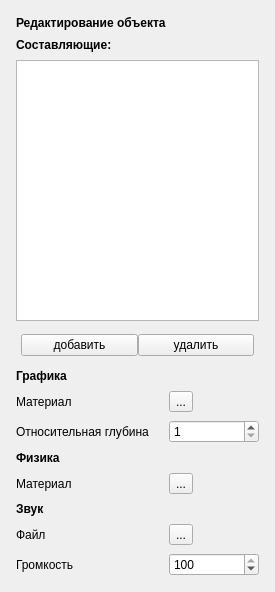
<?xml version="1.0" encoding="UTF-8"?>
<ui version="4.0">
 <class>GraphicPrimitiveEditor</class>
 <widget class="QWidget" name="GraphicPrimitiveEditor">
  <property name="geometry">
   <rect>
    <x>0</x>
    <y>0</y>
    <width>275</width>
    <height>592</height>
   </rect>
  </property>
  <property name="windowTitle">
   <string>Form</string>
  </property>
  <layout class="QVBoxLayout" name="verticalLayout">
   <item>
    <layout class="QFormLayout" name="graphicPrimitive_layout">
     <property name="sizeConstraint">
      <enum>QLayout::SetNoConstraint</enum>
     </property>
     <property name="fieldGrowthPolicy">
      <enum>QFormLayout::AllNonFixedFieldsGrow</enum>
     </property>
     <property name="rowWrapPolicy">
      <enum>QFormLayout::WrapLongRows</enum>
     </property>
     <property name="horizontalSpacing">
      <number>20</number>
     </property>
     <property name="verticalSpacing">
      <number>8</number>
     </property>
     <property name="margin">
      <number>5</number>
     </property>
     <item row="0" column="0" colspan="2">
      <widget class="QLabel" name="graphicPrimitive_header">
       <property name="font">
        <font>
         <pointsize>9</pointsize>
         <weight>75</weight>
         <bold>true</bold>
        </font>
       </property>
       <property name="text">
        <string>Редактирование объекта</string>
       </property>
      </widget>
     </item>
     <item row="1" column="0" colspan="2">
      <widget class="QLabel" name="graphicPrimitive_componentsLabel">
       <property name="font">
        <font>
         <weight>75</weight>
         <bold>true</bold>
        </font>
       </property>
       <property name="text">
        <string>Составляющие:</string>
       </property>
      </widget>
     </item>
     <item row="2" column="0" colspan="2">
      <widget class="QListView" name="graphicPrimitive_componentsList"/>
     </item>
     <item row="3" column="0" colspan="2">
      <layout class="QHBoxLayout" name="graphicPrimitive_buttonsLayout">
       <property name="sizeConstraint">
        <enum>QLayout::SetDefaultConstraint</enum>
       </property>
       <property name="margin">
        <number>5</number>
       </property>
       <item>
        <widget class="QPushButton" name="pushButton">
         <property name="text">
          <string>добавить</string>
         </property>
        </widget>
       </item>
       <item>
        <widget class="QPushButton" name="pushButton_2">
         <property name="text">
          <string>удалить</string>
         </property>
        </widget>
       </item>
      </layout>
     </item>
     <item row="4" column="0">
      <widget class="QLabel" name="label">
       <property name="font">
        <font>
         <pointsize>9</pointsize>
         <weight>75</weight>
         <bold>true</bold>
        </font>
       </property>
       <property name="text">
        <string>Графика</string>
       </property>
      </widget>
     </item>
     <item row="5" column="0">
      <widget class="QLabel" name="label_4">
       <property name="text">
        <string>Материал</string>
       </property>
      </widget>
     </item>
     <item row="5" column="1">
      <widget class="QToolButton" name="graphicPrimitive_selectEffect">
       <property name="text">
        <string>...</string>
       </property>
      </widget>
     </item>
     <item row="6" column="0">
      <widget class="QLabel" name="graphicPrimitive_zIndexLabel">
       <property name="text">
        <string>Относительная глубина</string>
       </property>
      </widget>
     </item>
     <item row="6" column="1">
      <widget class="QSpinBox" name="graphicPrimitive_zIndex">
       <property name="minimum">
        <number>1</number>
       </property>
       <property name="maximum">
        <number>10</number>
       </property>
      </widget>
     </item>
     <item row="7" column="0">
      <widget class="QLabel" name="label_2">
       <property name="font">
        <font>
         <pointsize>9</pointsize>
         <weight>75</weight>
         <bold>true</bold>
        </font>
       </property>
       <property name="text">
        <string>Физика</string>
       </property>
      </widget>
     </item>
     <item row="8" column="0">
      <widget class="QLabel" name="label_3">
       <property name="text">
        <string>Материал</string>
       </property>
      </widget>
     </item>
     <item row="8" column="1">
      <widget class="QToolButton" name="toolButton">
       <property name="text">
        <string>...</string>
       </property>
      </widget>
     </item>
     <item row="9" column="0">
      <widget class="QLabel" name="label_5">
       <property name="font">
        <font>
         <pointsize>9</pointsize>
         <weight>75</weight>
         <bold>true</bold>
         <kerning>true</kerning>
        </font>
       </property>
       <property name="text">
        <string>Звук</string>
       </property>
      </widget>
     </item>
     <item row="10" column="0">
      <widget class="QLabel" name="label_6">
       <property name="text">
        <string>Файл</string>
       </property>
      </widget>
     </item>
     <item row="10" column="1">
      <widget class="QToolButton" name="toolButton_4">
       <property name="text">
        <string>...</string>
       </property>
      </widget>
     </item>
     <item row="11" column="0">
      <widget class="QLabel" name="label_7">
       <property name="text">
        <string>Громкость</string>
       </property>
      </widget>
     </item>
     <item row="11" column="1">
      <widget class="QSpinBox" name="spinBox">
       <property name="maximum">
        <number>100</number>
       </property>
       <property name="value">
        <number>100</number>
       </property>
      </widget>
     </item>
    </layout>
   </item>
  </layout>
 </widget>
 <resources/>
 <connections/>
</ui>
